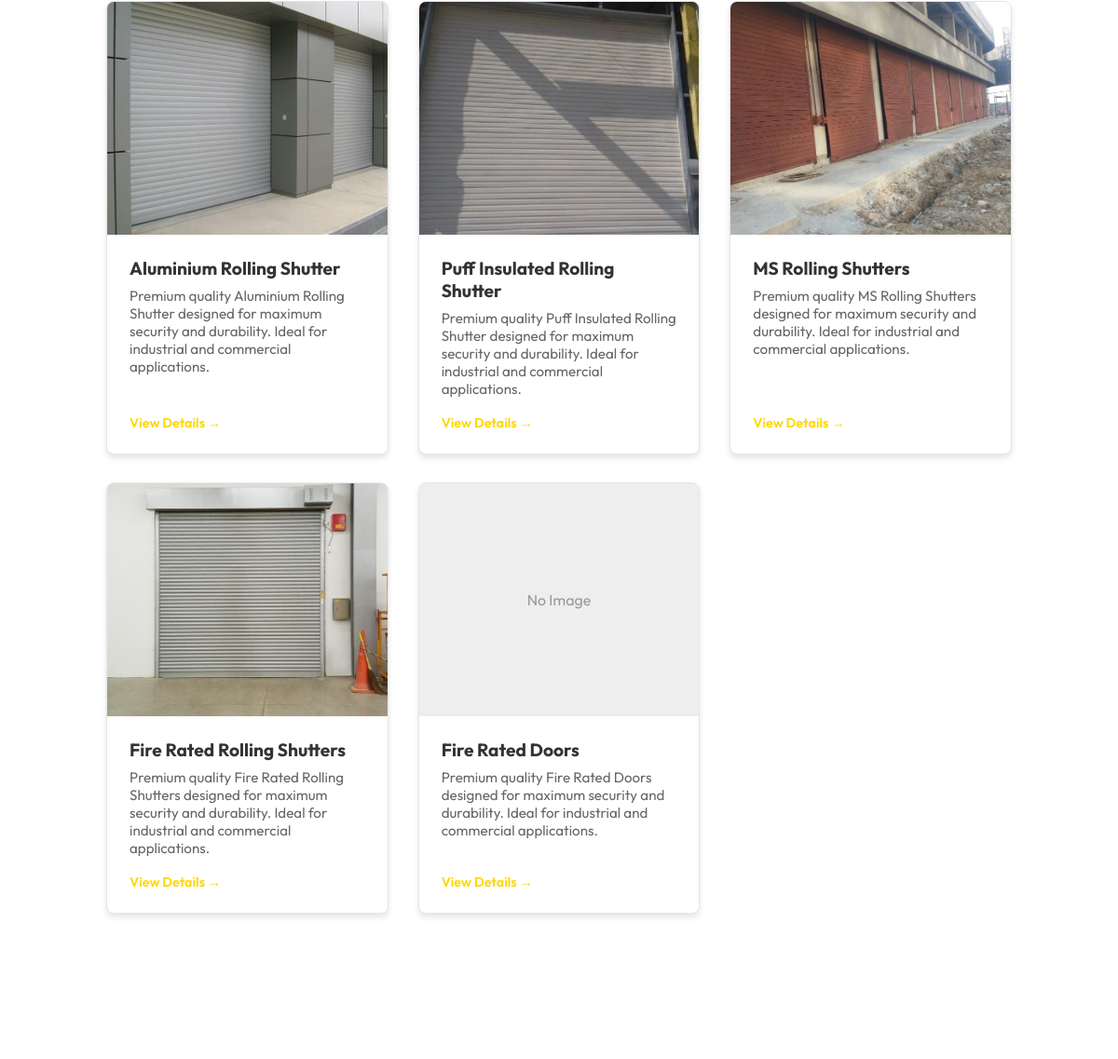
/category/rolling-shutter/ (middle part), run on an earlier commit of the app's database.
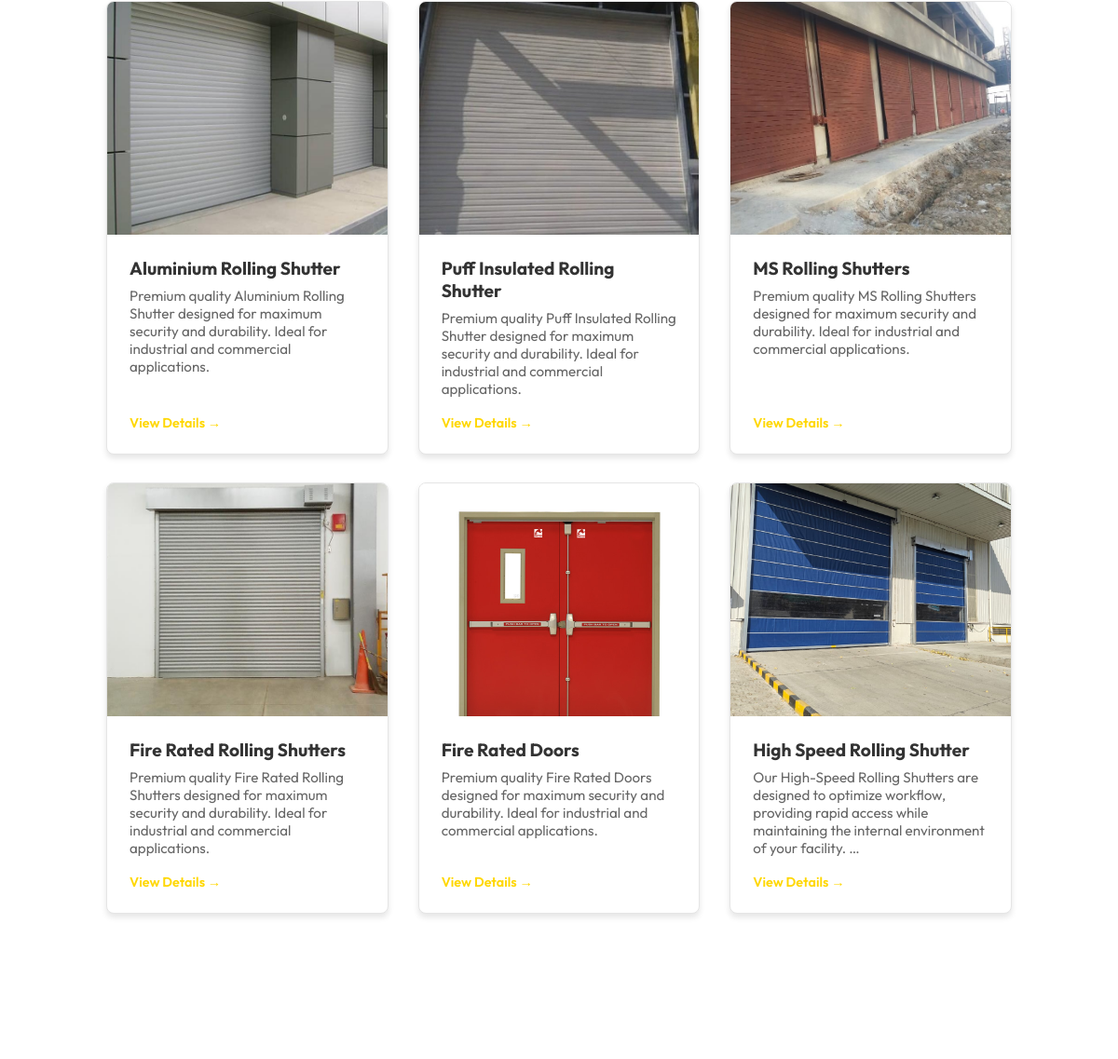
And on a later commit of the database.
### core/models.py (models this page shows, shortened)
class Product(models.Model):
    category = models.ForeignKey(ProductCategory, related_name='products', on_delete=models.CASCADE)
    name = models.CharField(max_length=200)
    slug = models.SlugField(unique=True)
    image = models.ImageField(upload_to='products/')
    description = models.TextField()
    features = models.TextField(help_text="Enter features separated by newlines", blank=True)
    whatsapp_number = models.CharField(max_length=20, default='+919833010277', help_text="Number for inquiry (without spaces)")

### core/views.py (the view)
# urls.py: path('category/<slug:slug>/', views.category_detail, name='category_detail'),
def category_detail(request, slug):
    current_category = get_object_or_404(ProductCategory, slug=slug)
    products = current_category.products.all()
    categories = ProductCategory.objects.all()
    return render(request, 'category_detail.html', {
        'category': current_category,
        'products': products,
        'categories': categories
    })

### templates/category_detail.html (shortened to what this page needs)
{% extends 'base.html' %}
{% block content %}
<section class="section" style="padding-top: 8rem;">
    <div class="container" style="max-width: 1200px; margin: 0 auto; padding: 0 5%;">
        <div class="grid" style="display: grid; grid-template-columns: repeat(auto-fill, minmax(300px, 1fr)); gap: 2rem;">
            {% for product in products %}
            <a href="{% url 'product_detail' product.slug %}" style="text-decoration: none;">
                <div class="card" style="background: #fff; border-radius: 8px; overflow: hidden; box-shadow: 0 4px 6px rgba(0,0,0,0.1); transition: transform 0.3s ease; height: 100%; display: flex; flex-direction: column;">
                    <div style="height: 250px; overflow: hidden; position: relative;">{% if product.image %}<img src="{{ product.image.url }}" alt="{{ product.name }}" style="width: 100%; height: 100%; object-fit: cover; transition: transform 0.5s ease;">{% else %}<div style="width: 100%; height: 100%; background: #eee; display: flex; align-items: center; justify-content: center; color: #999;">No Image</div>{% endif %}</div>
                    <div style="padding: 1.5rem; flex: 1; display: flex; flex-direction: column;"><div style="font-size: 1.2rem; font-weight: 700; color: #333; margin-bottom: 0.5rem;">{{ product.name }}</div><div style="font-size: 0.95rem; color: #666; margin-bottom: 1rem; flex: 1;">{{ product.description|truncatewords:20 }}</div><div style="color: var(--accent-color); font-weight: 600; font-size: 0.9rem;">View Details &rarr;</div></div>
                </div>
            </a>
            {% empty %}
            <p style="grid-column: 1/-1; text-align: center; color: #666;">No products found in this category.</p>
            {% endfor %}
        </div>
    </div>
</section>
{% endblock %}

What changed in the data, as far as the page shows it:
changed Product "Fire Rated Doors": image: picture added; no longer shows "No Image"
added Product: image (picture), name "High Speed Rolling Shutter", description "Our High-Speed Rolling Shutters are designed to optimize workflow, providing rapid access while maintaining the internal environment of your facility. …"
